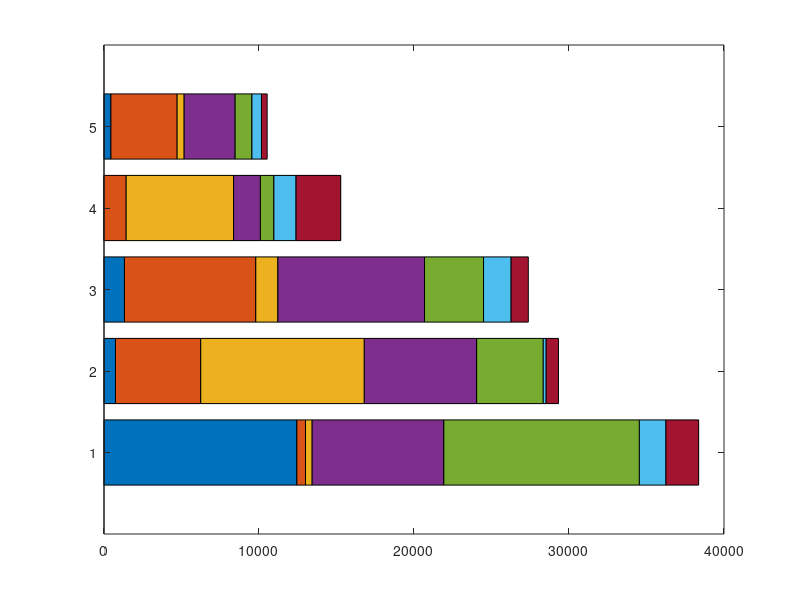

The MATLAB source for this figure: (Note: this script raises an error after producing the figure.)
clear;
clc;
load capacities;

barh(capacities, 'stacked', 'DisplayName', 'capacities', 'YDataSource', 'capacities'); figure(gcf)
xlabel('Installed capacities in MWh','FontS',14,'Interp','latex');
ylabel('Companies','FontS',14,'Interp','latex');

h = legend('Hydro','Nuclear','Soft coal','Hard coal','Gas','Oil','Pump') 
set(h,'Interpreter','latex')

set(gca,'XTickLabel',{'0','500','1000','1500','2000','2500','3000','3500','4000'})
set(gca,'YTickLabel',{'Fringe','RWE','E.ON','Vattenfall','EnBW'})